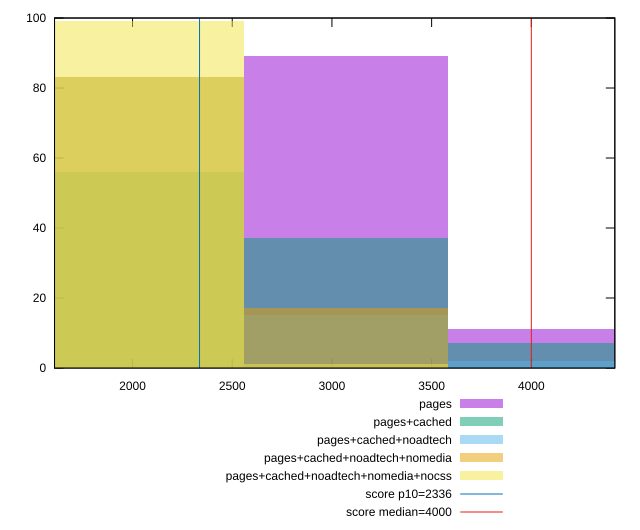

This chart was generated by the following gnuplot code:
reset

$pages <<EOF
3068.3793429883403 89
4091.172457317787 11
EOF

$pagesCached <<EOF
4091.172457317787 7
3068.3793429883403 37
2045.5862286588936 56
EOF

$pagesCachedNoadtech <<EOF
4091.172457317787 2
2045.5862286588936 83
3068.3793429883403 15
EOF

$pagesCachedNoadtechNomedia <<EOF
3068.3793429883403 17
2045.5862286588936 83
EOF

$pagesCachedNoadtechNomediaNocss <<EOF
2045.5862286588936 99
3068.3793429883403 1
EOF

set key outside below
set boxwidth 1022.7931143294468
set xrange [1608.796:4418.756999999999]
set yrange [0:100]
set trange [0:100]
set style fill transparent solid 0.5 noborder

set parametric
set terminal svg size 640, 530 enhanced background rgb 'white'
set output "report_00013_2021-02-09T12-04-24.940Z/first-contentful-paint/comparison/histogram/all_raw.svg"

plot $pages title "pages" with boxes, \
     $pagesCached title "pages+cached" with boxes, \
     $pagesCachedNoadtech title "pages+cached+noadtech" with boxes, \
     $pagesCachedNoadtechNomedia title "pages+cached+noadtech+nomedia" with boxes, \
     $pagesCachedNoadtechNomediaNocss title "pages+cached+noadtech+nomedia+nocss" with boxes, \
     2336,t title "score p10=2336", \
     4000,t title "score median=4000"

reset
